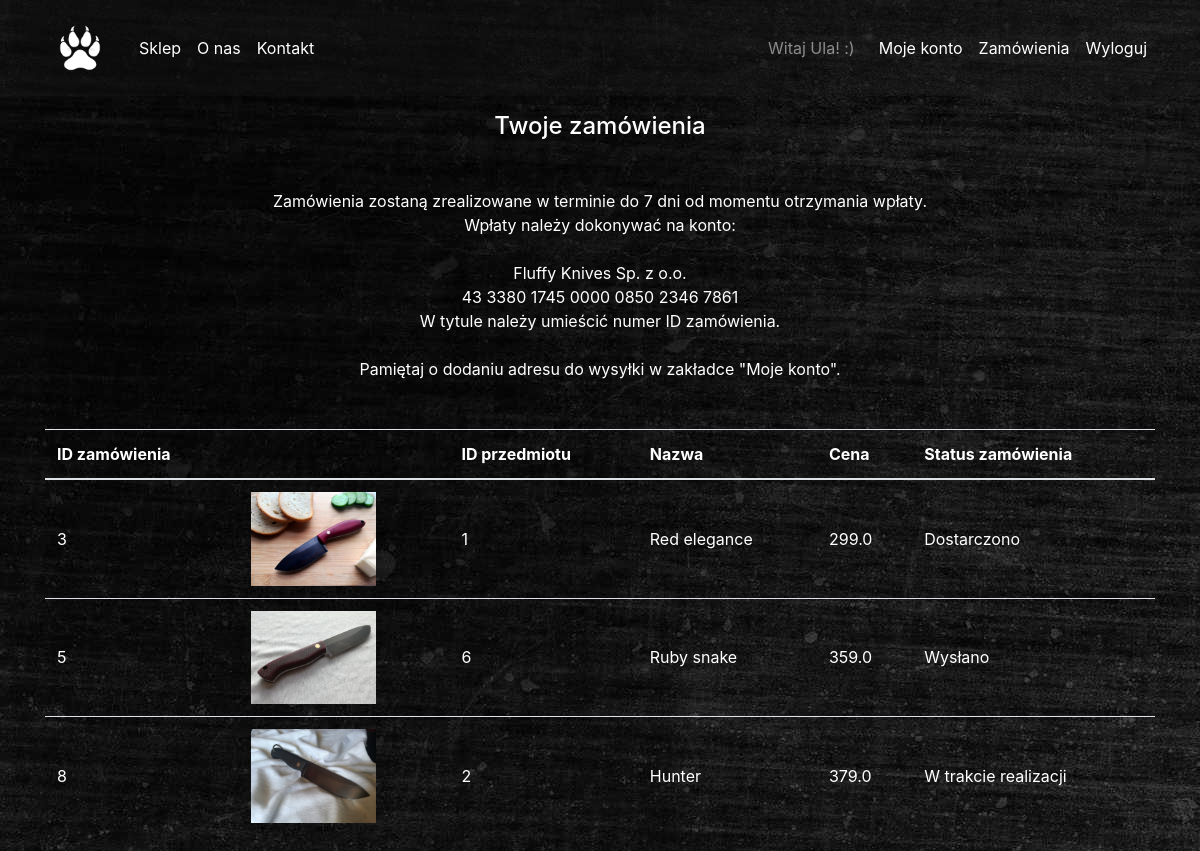
Screenshot of /cart (signed in) with the database file from the repository.
### app_files/db_models.py (models this page shows, shortened)
class User(db.Model, UserMixin):
    __tablename__ = 'User'
    id = db.Column(db.Integer, primary_key=True)
    username = db.Column(db.String(20), unique=True, nullable=False)
    email = db.Column(db.String(120), unique=True, nullable=False)
    password = db.Column(db.String(60), nullable=False)
    image_file = db.Column(db.String(20), nullable=False, default='defaultpp.jpg')
    adress = db.Column(db.String(200))
    phone = db.Column(db.String(20))
    is_admin = db.Column(db.Boolean, default=False)

class Order(db.Model):
    id = db.Column(db.Integer, primary_key=True)
    item_id = db.Column(db.ForeignKey('Item.id'))
    user_id = db.Column(db.ForeignKey('User.id'))
    status = db.Column(db.String, nullable=False, default='W trakcie realizacji')
    item = db.relationship('Item', backref="user_associations")
    user = db.relationship('User', backref="item_associations")

class Item(db.Model):
    __tablename__ = 'Item'
    id = db.Column(db.Integer, primary_key=True)
    name = db.Column(db.String(30), unique=True, nullable=False)
    short_description = db.Column(db.String(30))
    detailed_description = db.Column(db.String(200))
    image = db.Column(db.String(30), nullable=False)
    price = db.Column(db.Float, nullable=False)

### app_files/routes.py (the view)
@app.route('/cart', methods=['GET', 'POST'])
@login_required
def cart():
    if current_user.is_admin:
        return redirect(url_for('root'))
    if request.method == 'POST':  # if posted form from main.html
        ordered_item_id = int(request.form['ordered_item_id'])
        order = Order(item_id=ordered_item_id, user_id=current_user.id)
        db.session.add(order)
        db.session.commit()
    user_orders = (db.session.query(Order, Item)
                        .filter(Order.user_id == current_user.id)
                        .join(Item, Order.item_id == Item.id))
    return render_template('cart.html', user_orders=user_orders)

### app_files/db_models.py (called while the page is built)
@login_manager.user_loader
def load_user(user_id):
    return User.query.get(int(user_id))

### app_files/templates/cart.html
{% extends "layout.html" %}
{% block navbarposition %}
<nav class="navbar navbar-expand-md navbar-dark c-bg-light" id="navbarMain">
{% endblock %}
{% block content %}
  <div class="container">
	<h4 class="text-center mt-3 mb-5">Twoje zamówienia</h4>
    <p class="text-center mb-5">
      Zamówienia zostaną zrealizowane w terminie do 7 dni od momentu otrzymania wpłaty.<br/>
      Wpłaty należy dokonywać na konto:<br/><br/>
      Fluffy Knives Sp. z o.o.<br/>
      43 3380 1745 0000 0850 2346 7861<br/>
      W tytule należy umieścić numer ID zamówienia.<br/><br/>
      Pamiętaj o dodaniu adresu do wysyłki w zakładce "Moje konto".
    </p>
    <div class="table-responsive">
      <table class="table">
        <thead>
        <tr>
          <th scope="col">ID zamówienia</th>
          <th scope="col"></th>
          <th scope="col">ID przedmiotu</th>
          <th scope="col">Nazwa</th>
          <th scope="col">Cena</th>
          <th scope="col">Status zamówienia</th>
        </tr>
        </thead>
        <tbody>
        {% for order in user_orders %}
					<tr class="text-nowrap">
						<td class="align-middle">{{ order[0].id }}</td>
						<td><img class="img-fluid c-size-125 img-responsive"
										 src="{{url_for('static', filename='images/shop/'+ order[1].image)}}"
										 alt="Item image"></td>
						<td class="align-middle">{{ order[0].item_id }}</td>
						<td class="align-middle">{{ order[1].name }}</td>
						<td class="align-middle">{{ order[1].price }}</td>
						<td class="align-middle">{{ order[0].status }}</td>
					</tr>
        {% endfor %}
        </tbody>
      </table>
    </div>
  </div>
{% endblock content %}

### app_files/templates/layout.html (shortened to what this page needs)
<!DOCTYPE html>
<html lang="pl">
<head>
  <link rel="stylesheet" href="https://stackpath.bootstrapcdn.com/bootstrap/4.1.1/css/bootstrap.min.css"
>
  <link href="{{ url_for('static', filename='css/customstyle.css') }}" rel="stylesheet" type="text/css">
</head>
<body>
{% block navbarposition %}{% endblock %}
  <div class="container">
    <a class="navbar-brand" href="/#carouselMain">
      <img src="{{ url_for('static', filename='images/tigerfootprint.png') }}" width="70" height="70" alt="logo">
    </a>
    <div class="collapse navbar-collapse" id="navbarResponsive">
      <ul class="navbar-nav">
        <li class="nav-item">
          <a class="nav-link" href="/#shop">Sklep</a>
        </li>
        <li class="nav-item">
          <a class="nav-link text-nowrap" href="/#aboutus">O nas</a>
        </li>
        <li class="nav-item">
          <a class="nav-link" href="/#contact">Kontakt</a>
        </li>
      </ul>
      {% if current_user.is_admin %}
      <ul class="navbar-nav ml-auto">
        <span class="navbar-text mr-3">KONTO ADMINISTRATORA</span>
        <li class="nav-item">
          <a class="nav-link" href="{{ url_for('shopmanagement') }}">Zarządzaj sklepem</a>
        </li>
        <li class="nav-item">
          <a class="nav-link" href="{{ url_for('orders_management') }}">Zamówienia</a>
        </li>
        <li class="nav-item">
          <a class="nav-link" href="{{ url_for('logout') }}">Wyloguj</a>
        </li>
      </ul>
      {% elif current_user.is_authenticated %}
      <ul class="navbar-nav ml-auto">
        <span class="navbar-text mr-3">Witaj {{ current_user.username }}! :)</span>
        <li class="nav-item">
          <a class="nav-link" href="{{ url_for('account') }}">Moje konto</a>
        </li>
        <li class="nav-item">
          <a class="nav-link" href="{{ url_for('cart') }}">Zamówienia</a>
        </li>
        <li class="nav-item">
          <a class="nav-link" href="{{ url_for('logout') }}">Wyloguj</a>
        </li>
      </ul>
      {% endif %}
    </div>
  </div>
</nav>
{% block content %}{% endblock %}
</body>
</html>

### app_files/static/css/customstyle.css (style rules this page uses)
body { background-image: url("../images/bgimage.jpg"); color: white; }
#navbarMain .nav-link, #navbarMain .navbar-toggler { color: #fff; }
.c-bg-light { background-color: rgba(31, 29, 29, 0.3); }
.c-size-125 { max-height: 125px; max-width: 125px; }

### rows the page displays
User: username "Ula"
Order: id "3", image (picture), item "1", name "Red elegance", price "299.0", status "Dostarczono"
Order: id "5", image (picture), item "6", name "Ruby snake", price "359.0", status "Wysłano"
Order: id "8", image (picture), item "2", name "Hunter", price "379.0", status "W trakcie realizacji"
